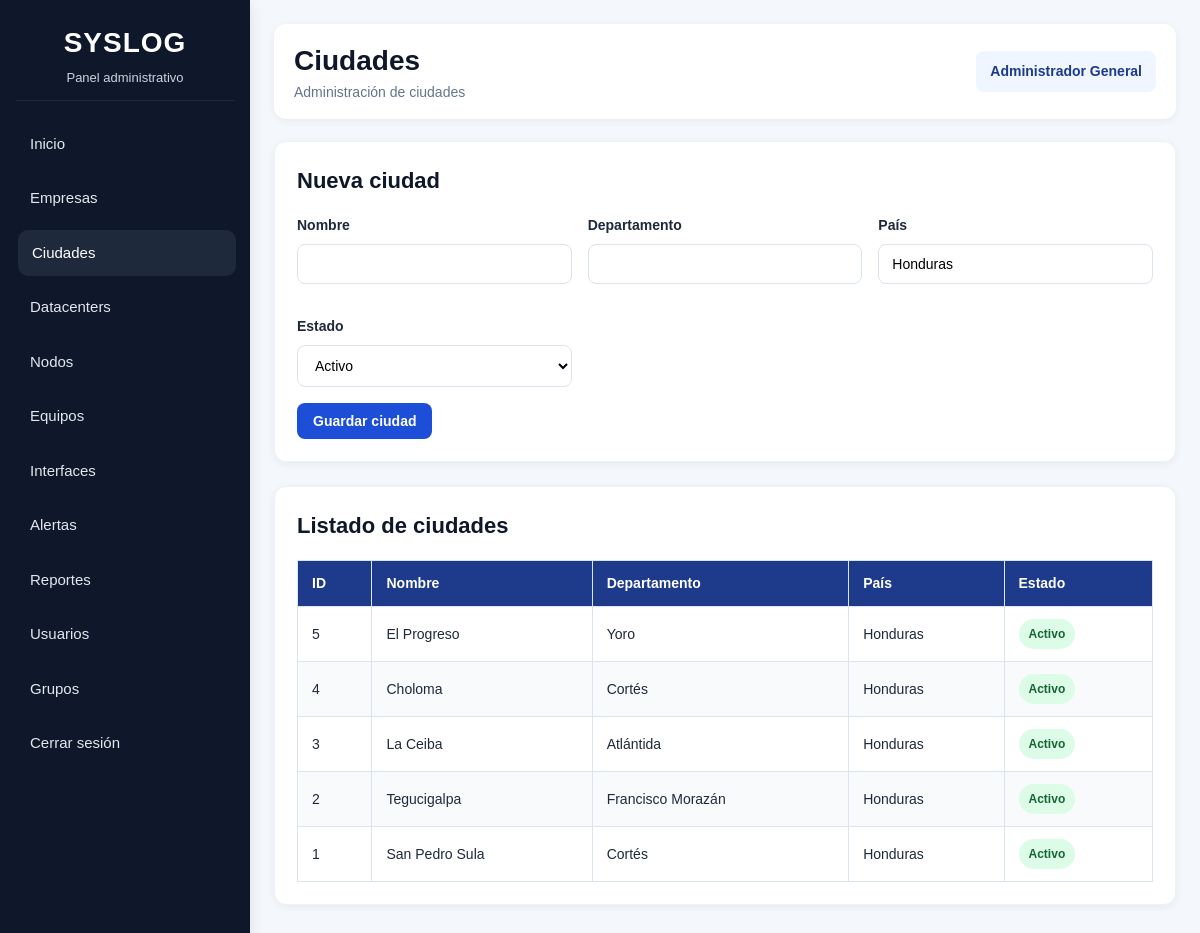
Page /pages/ciudades.php (signed in) on the committed database.
### tables this page shows
CREATE TABLE `ciudad` (
  `id_ciudad` int(11) NOT NULL,
  `nombre` varchar(100) NOT NULL,
  `departamento` varchar(100) DEFAULT NULL,
  `pais` varchar(100) DEFAULT 'Honduras',
  `estado` enum('activo','inactivo') DEFAULT 'activo'
);

### pages/ciudades.php (the view, shortened to what this page needs)
<?php
require_once "../includes/db.php";
$ciudades = $pdo->query("SELECT * FROM ciudad ORDER BY id_ciudad DESC")->fetchAll(PDO::FETCH_ASSOC);
?>
<!DOCTYPE html>
<html lang="es">
<head>
    <link rel="stylesheet" href="../css/style.css">
</head>
<body>
<div class="main-layout">
    <?php include "../includes/menu.php"; ?>
    <div class="content">
        <div class="topbar">
            <div><h1>Ciudades</h1><p class="muted-text">Administración de ciudades</p></div>
            <div class="user-box"><?php echo $_SESSION["usuario"]; ?></div>
        </div>
        <div class="section">
            <div class="section-header"><h2>Nueva ciudad</h2></div>
            <form method="POST">
                <div class="form-grid">
                    <div class="form-group">
                        <label>Nombre</label>
                        <input type="text" name="nombre" required>
                    </div>
                    <div class="form-group">
                        <label>Departamento</label>
                        <input type="text" name="departamento" required>
                    </div>
                    <div class="form-group">
                        <label>País</label>
                        <input type="text" name="pais" value="Honduras" required>
                    </div>
                    <div class="form-group">
                        <label>Estado</label>
                        <select name="estado">
                            <option value="activo">Activo</option>
                        </select>
                    </div>
                </div>
                <button class="btn btn-primary" type="submit">Guardar ciudad</button>
            </form>
        </div>
        <div class="section">
            <div class="section-header"><h2>Listado de ciudades</h2></div>
            <div class="table-responsive">
                <table class="table">
                    <thead>
                        <tr>
                            <th>ID</th>
                            <th>Nombre</th>
                            <th>Departamento</th>
                            <th>País</th>
                            <th>Estado</th>
                        </tr>
                    </thead>
                    <tbody>
                        <?php foreach ($ciudades as $ciudad): ?>
                        <tr>
                            <td><?php echo $ciudad["id_ciudad"]; ?></td>
                            <td><?php echo htmlspecialchars($ciudad["nombre"]); ?></td>
                            <td><?php echo htmlspecialchars($ciudad["departamento"]); ?></td>
                            <td><?php echo htmlspecialchars($ciudad["pais"]); ?></td>
                            <td><span class="badge <?php echo $ciudad["estado"] === "activo" ? "badge-success" : "badge-danger"; ?>"><?php echo $ciudad["estado"]; ?></span></td>
                        </tr>
                        <?php endforeach; ?>
                    </tbody>
                </table>
            </div>
        </div>
    </div>
</div>
</body>
</html>

### css/style.css (style rules this page uses)
* { margin: 0; padding: 0; box-sizing: border-box; }
:root { --bg-main: #f4f7fb; --bg-card: #ffffff; --bg-sidebar: #0f172a; --bg-sidebar-hover: #1e293b; --bg-topbar: #ffffff; --primary: #1d4ed8; --primary-dark: #1e3a8a; --secondary: #0ea5e9; --success: #16a34a; --warning: #f59e0b; --danger: #dc2626; --dark: #0f172a; --gray: #64748b; --light-gray: #e2e8f0; --border: #dbe4ee; --text-main: #1e293b; --text-light: #ffffff; --text-muted: #64748b; --shadow-sm: 0 2px 8px rgba(0,0,0,0.06); --shadow-md: 0 4px 14px rgba(0,0,0,0.10); --shadow-lg: 0 10px 25px rgba(0,0,0,0.16); --radius-sm: 8px; --radius-md: 12px; --radius-lg: 16px; --transition: all 0.25s ease; }
body { font-family: Arial, Helvetica, sans-serif; background: var(--bg-main); color: var(--text-main); line-height: 1.5; }
.main-layout { display: flex; min-height: 100vh; }
.content { flex: 1; padding: 24px; overflow-x: auto; }
.topbar { background: var(--bg-topbar); border-radius: var(--radius-md); box-shadow: var(--shadow-sm); padding: 16px 20px; margin-bottom: 22px; display: flex; align-items: center; justify-content: space-between; gap: 16px; }
.topbar h1 { font-size: 28px; color: var(--dark); }
.user-box { background: #eff6ff; color: var(--primary-dark); padding: 10px 14px; border-radius: var(--radius-sm); font-size: 14px; font-weight: bold; }
.section { background: var(--bg-card); border-radius: var(--radius-md); box-shadow: var(--shadow-sm); padding: 22px; margin-bottom: 24px; border: 1px solid #edf2f7; }
.section-header { display: flex; justify-content: space-between; align-items: center; gap: 14px; margin-bottom: 18px; flex-wrap: wrap; }
.section-header h2 { font-size: 22px; color: var(--dark); }
.btn { display: inline-block; border: none; border-radius: var(--radius-sm); padding: 10px 16px; font-size: 14px; font-weight: bold; cursor: pointer; transition: var(--transition); }
.btn-primary { background: var(--primary); color: white; }
.table-responsive { width: 100%; overflow-x: auto; }
.table { width: 100%; border-collapse: collapse; min-width: 800px; }
.table thead { background: var(--primary-dark); color: white; }
.table th, .table td { padding: 12px 14px; border: 1px solid var(--border); text-align: left; font-size: 14px; }
.table tbody tr:nth-child(even) { background: #f8fafc; }
.badge { display: inline-block; padding: 6px 10px; border-radius: 999px; font-size: 12px; font-weight: bold; text-transform: capitalize; }
.badge-success { background: #dcfce7; color: #166534; }
.form-grid { display: grid; grid-template-columns: repeat(auto-fit, minmax(220px, 1fr)); gap: 16px; }
.form-group { margin-bottom: 16px; }
.form-group label { display: block; margin-bottom: 8px; font-weight: bold; color: var(--text-main); font-size: 14px; }
.form-group input, .form-group select, .form-group textarea { width: 100%; border: 1px solid var(--border); border-radius: var(--radius-sm); padding: 11px 13px; font-size: 14px; background: #fff; outline: none; transition: var(--transition); }
.muted-text { color: var(--text-muted); font-size: 14px; }

### rows in the picture
ciudad: id_ciudad "5", nombre "El Progreso", departamento "Yoro", pais "Honduras", estado "Activo"
ciudad: id_ciudad "4", nombre "Choloma", departamento "Cortés", pais "Honduras", estado "Activo"
ciudad: id_ciudad "3", nombre "La Ceiba", departamento "Atlántida", pais "Honduras", estado "Activo"
ciudad: id_ciudad "2", nombre "Tegucigalpa", departamento "Francisco Morazán", pais "Honduras", estado "Activo"
ciudad: id_ciudad "1", nombre "San Pedro Sula", departamento "Cortés", pais "Honduras", estado "Activo"

### other values in the picture
$_SESSION["usuario"] "Administrador General"
